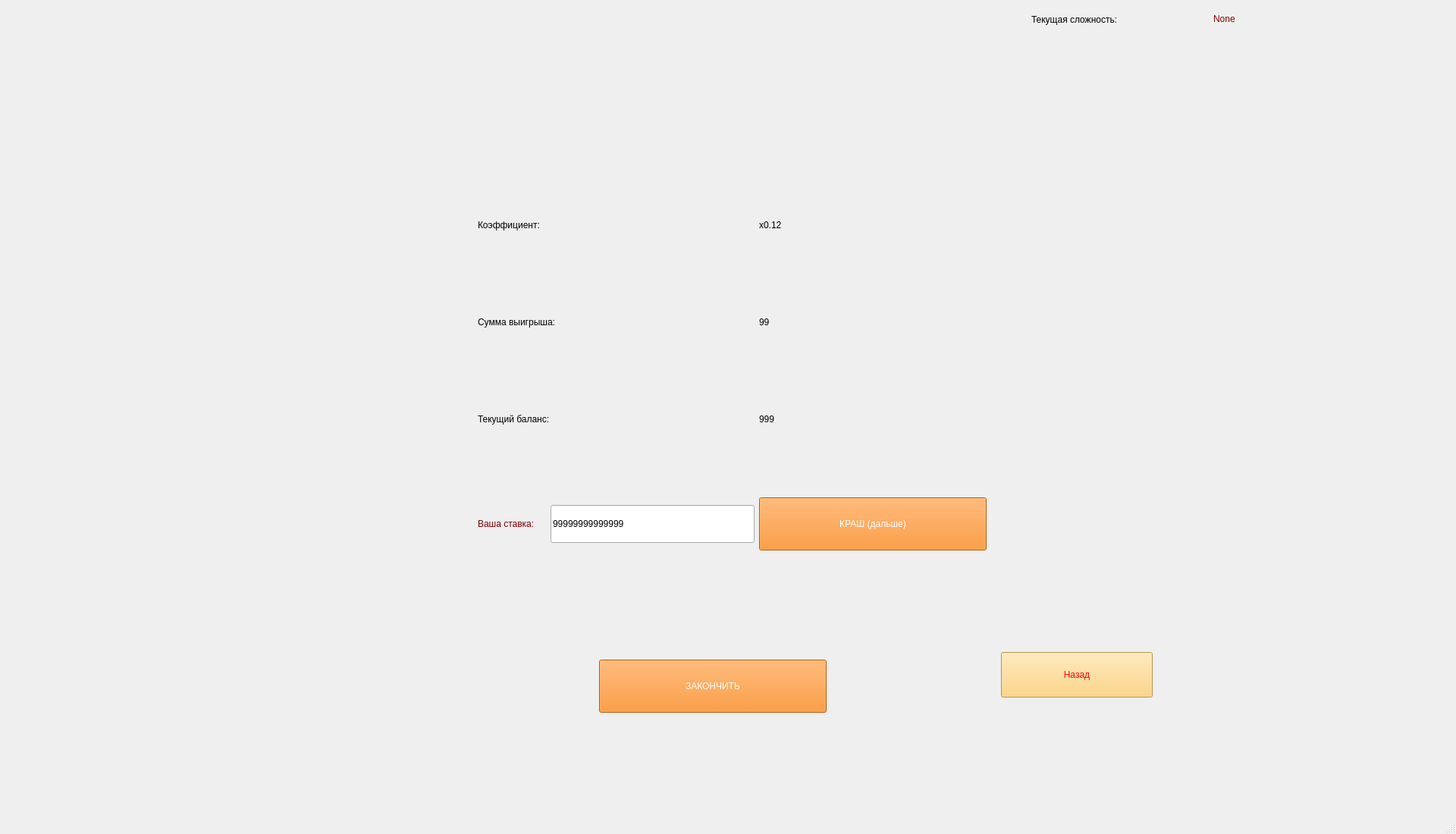
<?xml version="1.0" encoding="UTF-8"?>
<ui version="4.0">
 <class>CrashKazWindow</class>
 <widget class="QMainWindow" name="CrashKazWindow">
  <property name="geometry">
   <rect>
    <x>0</x>
    <y>0</y>
    <width>1920</width>
    <height>1100</height>
   </rect>
  </property>
  <property name="windowTitle">
   <string>Краш-казино</string>
  </property>
  <widget class="QWidget" name="centralwidget">
   <widget class="QPushButton" name="go_back">
    <property name="enabled">
     <bool>true</bool>
    </property>
    <property name="geometry">
     <rect>
      <x>1320</x>
      <y>860</y>
      <width>200</width>
      <height>60</height>
     </rect>
    </property>
    <property name="sizePolicy">
     <sizepolicy hsizetype="Minimum" vsizetype="Fixed">
      <horstretch>0</horstretch>
      <verstretch>0</verstretch>
     </sizepolicy>
    </property>
    <property name="minimumSize">
     <size>
      <width>0</width>
      <height>60</height>
     </size>
    </property>
    <property name="maximumSize">
     <size>
      <width>200</width>
      <height>16777215</height>
     </size>
    </property>
    <property name="cursor">
     <cursorShape>PointingHandCursor</cursorShape>
    </property>
    <property name="layoutDirection">
     <enum>Qt::LeftToRight</enum>
    </property>
    <property name="styleSheet">
     <string notr="true">font: 75 36pt &quot;Courier&quot;;
color: rgb(252, 1, 7);
background-color: rgb(254, 204, 102);
</string>
    </property>
    <property name="text">
     <string>Назад</string>
    </property>
   </widget>
   <widget class="QWidget" name="gridLayoutWidget">
    <property name="geometry">
     <rect>
      <x>630</x>
      <y>200</y>
      <width>671</width>
      <height>601</height>
     </rect>
    </property>
    <layout class="QGridLayout" name="gridLayout">
     <item row="0" column="4">
      <widget class="QLabel" name="coef_txt">
       <property name="styleSheet">
        <string notr="true">font: 24pt &quot;Courier&quot;;
color: rgb(0, 0, 0);</string>
       </property>
       <property name="text">
        <string>x0.12</string>
       </property>
      </widget>
     </item>
     <item row="2" column="4">
      <widget class="QLabel" name="curr_txt">
       <property name="styleSheet">
        <string notr="true">font: 24pt &quot;Courier&quot;;
color: rgb(0, 0, 0);</string>
       </property>
       <property name="text">
        <string>999</string>
       </property>
      </widget>
     </item>
     <item row="1" column="4">
      <widget class="QLabel" name="win_txt">
       <property name="styleSheet">
        <string notr="true">font: 24pt &quot;Courier&quot;;
color: rgb(0, 0, 0);</string>
       </property>
       <property name="text">
        <string>99</string>
       </property>
      </widget>
     </item>
     <item row="1" column="0" colspan="4">
      <widget class="QLabel" name="task_txt_3">
       <property name="maximumSize">
        <size>
         <width>16777215</width>
         <height>50</height>
        </size>
       </property>
       <property name="styleSheet">
        <string notr="true">font: 24pt &quot;Symbol&quot;;
color: rgb(0, 0, 0);</string>
       </property>
       <property name="text">
        <string>Сумма выигрыша:</string>
       </property>
      </widget>
     </item>
     <item row="3" column="0">
      <widget class="QLabel" name="label_2">
       <property name="styleSheet">
        <string notr="true">font: 24pt &quot;Symbol&quot;;
color: rgb(128, 0, 2);</string>
       </property>
       <property name="text">
        <string>Ваша ставка:</string>
       </property>
      </widget>
     </item>
     <item row="3" column="4">
      <widget class="QPushButton" name="run_btn">
       <property name="minimumSize">
        <size>
         <width>300</width>
         <height>70</height>
        </size>
       </property>
       <property name="cursor">
        <cursorShape>PointingHandCursor</cursorShape>
       </property>
       <property name="styleSheet">
        <string notr="true">font: 75 24pt &quot;Helvetica&quot;;
background-color: rgb(253, 128, 8);
color: rgb(255, 255, 255);</string>
       </property>
       <property name="text">
        <string>КРАШ (дальше)</string>
       </property>
      </widget>
     </item>
     <item row="0" column="0" colspan="4">
      <widget class="QLabel" name="task_txt">
       <property name="maximumSize">
        <size>
         <width>16777215</width>
         <height>50</height>
        </size>
       </property>
       <property name="styleSheet">
        <string notr="true">font: 24pt &quot;Symbol&quot;;
color: rgb(0, 0, 0);</string>
       </property>
       <property name="text">
        <string>Коэффициент:</string>
       </property>
      </widget>
     </item>
     <item row="2" column="0" colspan="4">
      <widget class="QLabel" name="task_txt_4">
       <property name="maximumSize">
        <size>
         <width>16777215</width>
         <height>50</height>
        </size>
       </property>
       <property name="styleSheet">
        <string notr="true">font: 24pt &quot;Symbol&quot;;
color: rgb(0, 0, 0);</string>
       </property>
       <property name="text">
        <string>Текущий баланс:</string>
       </property>
      </widget>
     </item>
     <item row="3" column="1" colspan="3">
      <widget class="QLineEdit" name="stavka_summ">
       <property name="minimumSize">
        <size>
         <width>200</width>
         <height>50</height>
        </size>
       </property>
       <property name="styleSheet">
        <string notr="true">font: 24pt &quot;Courier&quot;;</string>
       </property>
       <property name="text">
        <string>99999999999999</string>
       </property>
      </widget>
     </item>
    </layout>
   </widget>
   <widget class="QLabel" name="label">
    <property name="geometry">
     <rect>
      <x>1360</x>
      <y>10</y>
      <width>241</width>
      <height>31</height>
     </rect>
    </property>
    <property name="styleSheet">
     <string notr="true">font: 24pt &quot;Symbol&quot;;
color: rgb(0, 0, 0);</string>
    </property>
    <property name="text">
     <string>Текущая сложность:</string>
    </property>
   </widget>
   <widget class="QLabel" name="curr_hard">
    <property name="geometry">
     <rect>
      <x>1600</x>
      <y>0</y>
      <width>291</width>
      <height>50</height>
     </rect>
    </property>
    <property name="styleSheet">
     <string notr="true">font: 24pt &quot;Courier&quot;;
color: rgb(128, 0, 2);</string>
    </property>
    <property name="text">
     <string>None</string>
    </property>
   </widget>
   <widget class="QPushButton" name="end_btn">
    <property name="geometry">
     <rect>
      <x>790</x>
      <y>870</y>
      <width>300</width>
      <height>70</height>
     </rect>
    </property>
    <property name="minimumSize">
     <size>
      <width>300</width>
      <height>70</height>
     </size>
    </property>
    <property name="cursor">
     <cursorShape>PointingHandCursor</cursorShape>
    </property>
    <property name="styleSheet">
     <string notr="true">font: 75 24pt &quot;Helvetica&quot;;
background-color: rgb(253, 128, 8);
color: rgb(255, 255, 255);</string>
    </property>
    <property name="text">
     <string>ЗАКОНЧИТЬ</string>
    </property>
   </widget>
  </widget>
  <widget class="QMenuBar" name="menubar">
   <property name="geometry">
    <rect>
     <x>0</x>
     <y>0</y>
     <width>1920</width>
     <height>24</height>
    </rect>
   </property>
  </widget>
  <widget class="QStatusBar" name="statusbar"/>
 </widget>
 <resources/>
 <connections/>
</ui>
